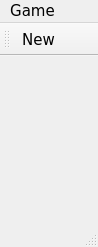
<?xml version="1.0" encoding="UTF-8"?>
<ui version="4.0">
 <class>MainWindow</class>
 <widget class="QMainWindow" name="MainWindow">
  <property name="geometry">
   <rect>
    <x>0</x>
    <y>0</y>
    <width>98</width>
    <height>247</height>
   </rect>
  </property>
  <property name="font">
   <font>
    <family>Verdana</family>
    <pointsize>11</pointsize>
   </font>
  </property>
  <property name="windowTitle">
   <string>Tetris</string>
  </property>
  <widget class="QWidget" name="centralWidget">
   <layout class="QVBoxLayout" name="verticalLayout">
    <item>
     <widget class="Scene" name="sceneWidget" native="true"/>
    </item>
   </layout>
  </widget>
  <widget class="QMenuBar" name="menuBar">
   <property name="geometry">
    <rect>
     <x>0</x>
     <y>0</y>
     <width>98</width>
     <height>21</height>
    </rect>
   </property>
   <widget class="QMenu" name="menuGame">
    <property name="title">
     <string>Game</string>
    </property>
    <addaction name="actionNew"/>
    <addaction name="separator"/>
    <addaction name="actionExit"/>
   </widget>
   <addaction name="menuGame"/>
  </widget>
  <widget class="QToolBar" name="mainToolBar">
   <attribute name="toolBarArea">
    <enum>TopToolBarArea</enum>
   </attribute>
   <attribute name="toolBarBreak">
    <bool>false</bool>
   </attribute>
   <addaction name="actionNew"/>
  </widget>
  <widget class="QStatusBar" name="statusBar"/>
  <action name="actionNew">
   <property name="text">
    <string>New</string>
   </property>
  </action>
  <action name="actionExit">
   <property name="text">
    <string>Exit</string>
   </property>
  </action>
 </widget>
 <layoutdefault spacing="6" margin="11"/>
 <customwidgets>
  <customwidget>
   <class>Scene</class>
   <extends>QWidget</extends>
   <header>Scene.h</header>
   <container>1</container>
  </customwidget>
 </customwidgets>
 <resources/>
 <connections/>
</ui>
